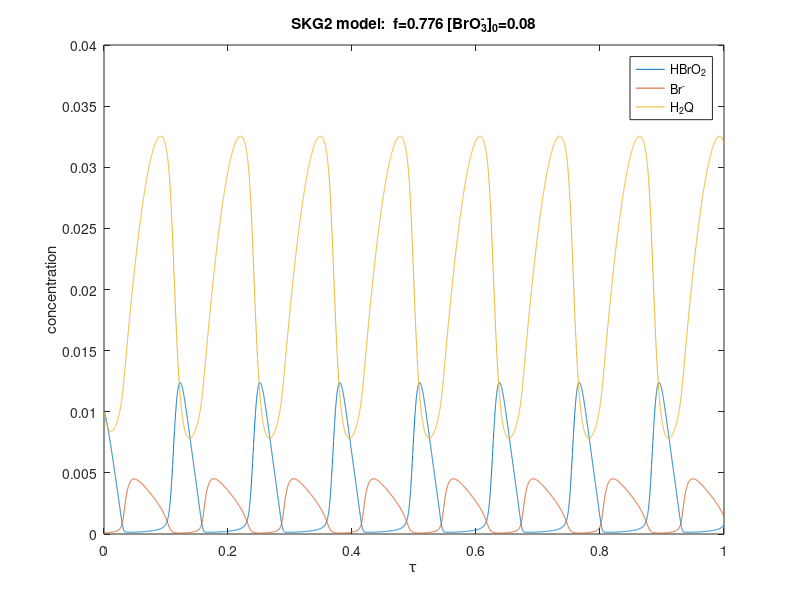

Here is the MATLAB script that generated this plot:
#! /usr/bin/octave -qf
# -*-octave-*-
# SKG model DOI: 10.1021/jp9832721
# Eqs E6-E8 modified to simulation the consumption of substrate BrO3-


global galpha = 1000000;
global gbeta = 77.4;
global ggamma = 1102;
global gdelta = 2719;
global gf = 0.776;
global BrO30 = 0.08;
global T = 0;
global k2 =  2500000;
global k14 =  5.0000e-05;
global k17 =  0.02;
global BrCHD = 0.02;
global kdp = 280; # kd'
global k5 = 170000;
global k4 = 2000000;
global k4r = 100000000; # k_{-4}
global H = 1.29;

if (1 == nargin)
  arg_list = argv();
  BrO30 = str2num(arg_list{1});
endif

function xdot = f (x, t)
  global galpha;
  global gbeta;
  global ggamma;
  global gdelta;
  global gf;
  global k2;
  global k14;
  global k17;
  global kdp;
  global k5;
  global k4;
  global k4r;
  global BrCHD;
  global T;
  global BrO30
  global H;

  BrO3 = BrO30 - T * t; # FIXME check BrO3 > 0

  xdot = zeros (3, 1);

  galpha = k2 * k14 * BrCHD / (k17 * k17 * BrO3 * BrO3);
  # beta has no dependency on [BrO3-]
  ggamma = kdp * realsqrt(k14) * realsqrt(BrCHD) / (realpow(k17, 3/2) * realsqrt(H) * BrO3);
  gdelta = 2 * k5 * k4 * k14 * BrCHD / (k4r * k17 * k17 * BrO3 * BrO3);

  # printf("a = %f\n", galpha);
  # printf("b = %f\n", gbeta);
  # printf("g = %f\n", ggamma);
  # printf("d = %f\n", gdelta);

  # quit();

  xdot(1) = x(2) * (gbeta - galpha * x(1)) + x(3) * (ggamma * realsqrt(x(1)) + 1.0) - gdelta * x(1) * x(1);
  xdot(2) = 1.0 - x(2) * (gbeta + galpha * x(1));
  xdot(3) = gf - x(3) * (ggamma * realsqrt(x(1)) + 1.0); 

endfunction



#1 HBrO2
x1 = 0.01;
#2 Br-
x2 = 0;
#3 H2Q
x3 = 0.01;

x0 = [x1; x2; x3];

# time = kf*t
t = linspace (0, 1, 10000);

y = lsode ("f", x0, t);


plot (t, y);

xlabel("\\tau");
ylabel("concentration");
title(cstrcat("SKG2 model: ",
			  " f=", num2str(gf), 
			  " [BrO_3^-]_0=", num2str(BrO30))
#			  " T=", num2str(T))
	  );
legend("HBrO_2", "Br^-", "H_2Q");

print -djpg skg2.jpg

d = [rot90(t, -1), y];

save plot.mat d;

quit(0);



